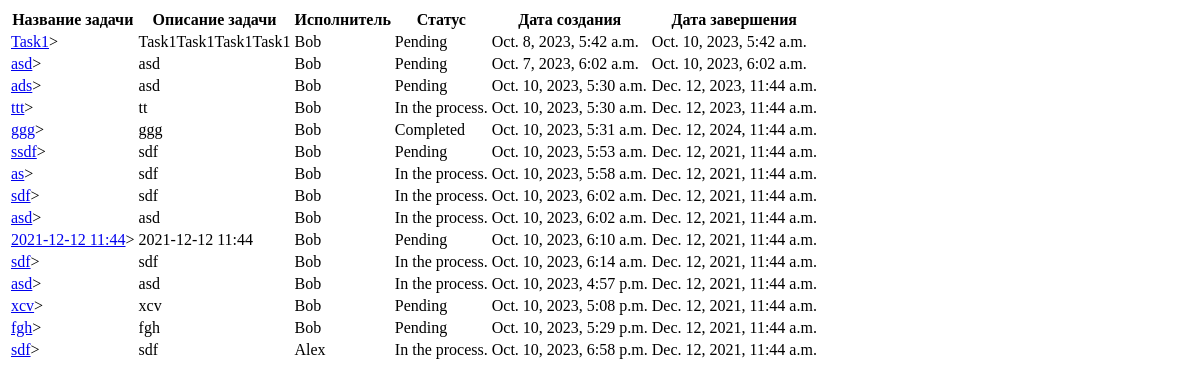
Before: / with the older database file.
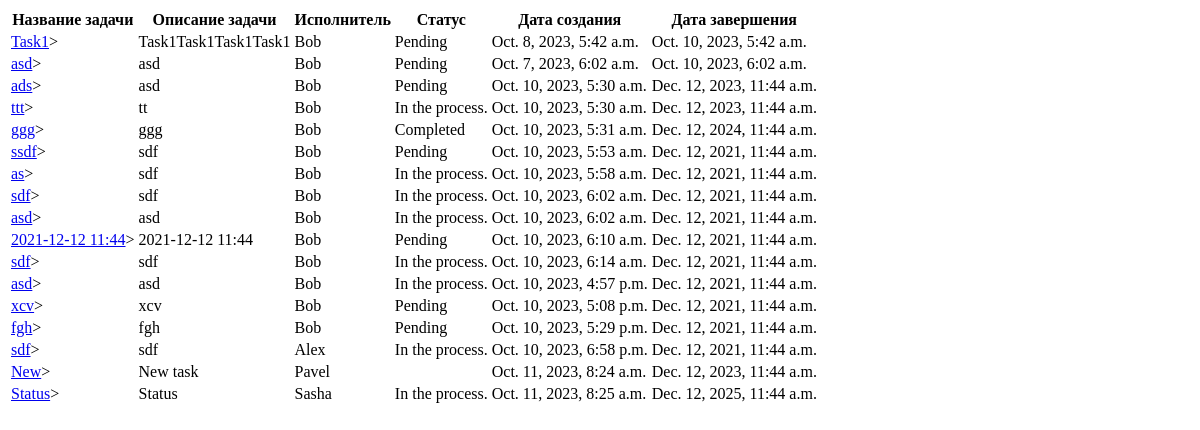
After: the same page with the newer database file.
### task_user/models.py (models this page shows, shortened)
class Task(models.Model):
    task_name = models.CharField(max_length=256)
    description = models.TextField(blank=True)
    user = models.ForeignKey(User, on_delete=models.CASCADE)
    CHOICES = (
        ("Pending", "В ожидании"),
        ("In the process.", "В процессе"),
        ("Completed", "Завершено")
    )
    status = models.CharField(max_length=256, choices=CHOICES)
    date_of_creation = models.DateTimeField(auto_created=True, auto_now_add=True)
    completion_date = models.DateTimeField(max_length=256)
    def get_absolut_url(self):
        return reverse('task', kwargs={'task_id':self.pk})

class User(models.Model):
    name = models.CharField(max_length=256)
    email = models.EmailField(max_length=20)
    password = models.CharField(max_length=30)

### task_user/views.py (the view)
# urls.py: path('', all_tasks),
def all_tasks(request):
    context = {
        "tasks": Task.objects.all(),
    }
    return render(request, "tasks.html", context)

### task_user/templates/tasks.html (shortened to what this page needs)
<!DOCTYPE html>
<html lang="en">
<head>
</head>
<body>
    <table>
        <tr>
            <th>Название задачи</th>
            <th>Описание задачи</th>
            <th>Исполнитель</th>
            <th>Статус</th>
            <th>Дата создания</th>
            <th>Дата завершения</th>
        </tr>
            {% for task in tasks %}
                <tr>
                    <td class="link-show-task"><a href="{{ task.get_absolut_url }}">{{task.task_name}}</a>></td>
                    <td>{{task.description}}</td>
                    <td>{{task.user.name}}</td>
                    <td>{{task.status}}</td>
                    <td>{{task.date_of_creation}}</td>
                    <td>{{task.completion_date}}</td>
                </tr>
            {% endfor %}
    </table>
</body>
</html>

Changed rows visible on the page:
added Task: task_name "New", description "New task", user.name "Pavel", date_of_creation "Oct. 11, 2023, 8:24 a.m.", completion_date "Dec. 12, 2023, 11:44 a.m."
added Task: task_name "Status", description "Status", user.name "Sasha", status "In the process.", date_of_creation "Oct. 11, 2023, 8:25 a.m.", completion_date "Dec. 12, 2025, 11:44 a.m."
